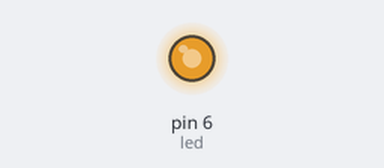
This sketch was run on a simulated Arduino Uno, built with avr-gcc and run on an emulated ATmega328P. Parts: output pins drawn as LEDs (lit = HIGH).

Above: at 0.1 s.
Timing chart, 0 to 1.6 s (numbered marks = the images above):
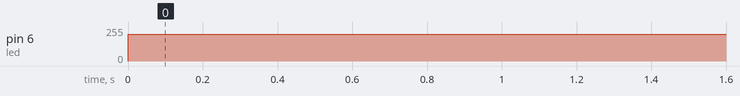

Measured:
- by itself, pin 6 (led): 0/255 → 200/255 at 0.00 s

The sketch:

PID.ino
```cpp
int led = 6;

// the setup routine runs once when you press reset:
void setup() {
  // initialize the digital pin as an output.
  pinMode(led, OUTPUT);
}

// the loop routine runs over and over again forever:
void loop() {
  analogWrite(led, 200);
  delay(3000);
}
```
